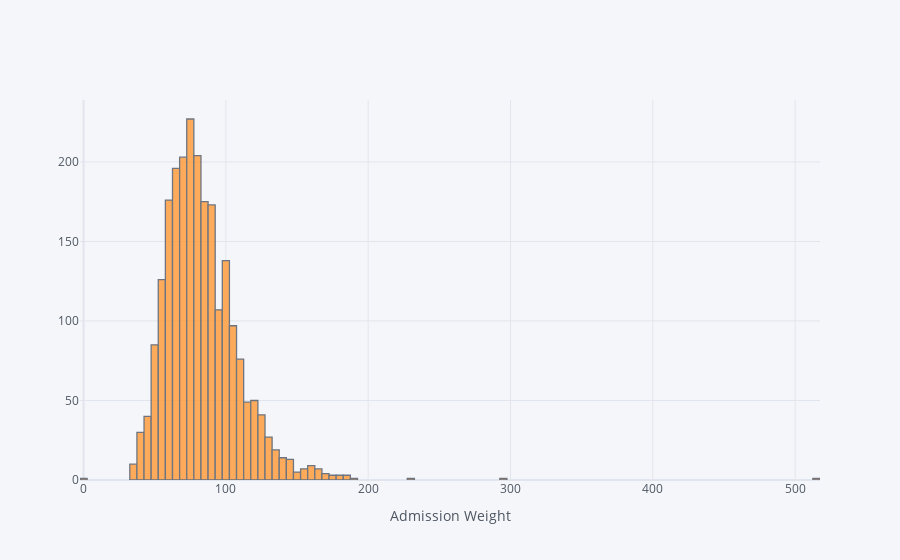

Write notebook code for a chart like this one.
### Code cell
df["admissionweight"].iplot(kind="hist",xTitle="Admission Weight") 
#most people weight between 50 and 150kg which makes sense, let's again have a closer look at the outliers at either end

### Figure 1 — Plotly figure (JSON) as saved in the notebook; plotly's stock layout.template omitted (floating-point values rounded to 4 significant figures; data arrays with more than 128 entries replaced by an {"elided": "..."} marker saying what was removed)
{"data": [{"histfunc": "count", "histnorm": "", "marker": {"color": "rgba(255, 153, 51, 1.0)", "line": {"color": "#4D5663", "width": 1.3}}, "name": "admissionweight", "opacity": 0.8, "orientation": "v", "type": "histogram", "x": {"elided": "2520 float values"}}], "layout": {"barmode": "overlay", "legend": {"bgcolor": "#F5F6F9", "font": {"color": "#4D5663"}}, "paper_bgcolor": "#F5F6F9", "plot_bgcolor": "#F5F6F9", "title": {"font": {"color": "#4D5663"}}, "xaxis": {"gridcolor": "#E1E5ED", "showgrid": true, "tickfont": {"color": "#4D5663"}, "title": {"font": {"color": "#4D5663"}, "text": "Admission Weight"}, "zerolinecolor": "#E1E5ED"}, "yaxis": {"gridcolor": "#E1E5ED", "showgrid": true, "tickfont": {"color": "#4D5663"}, "title": {"font": {"color": "#4D5663"}, "text": ""}, "zerolinecolor": "#E1E5ED"}}}
